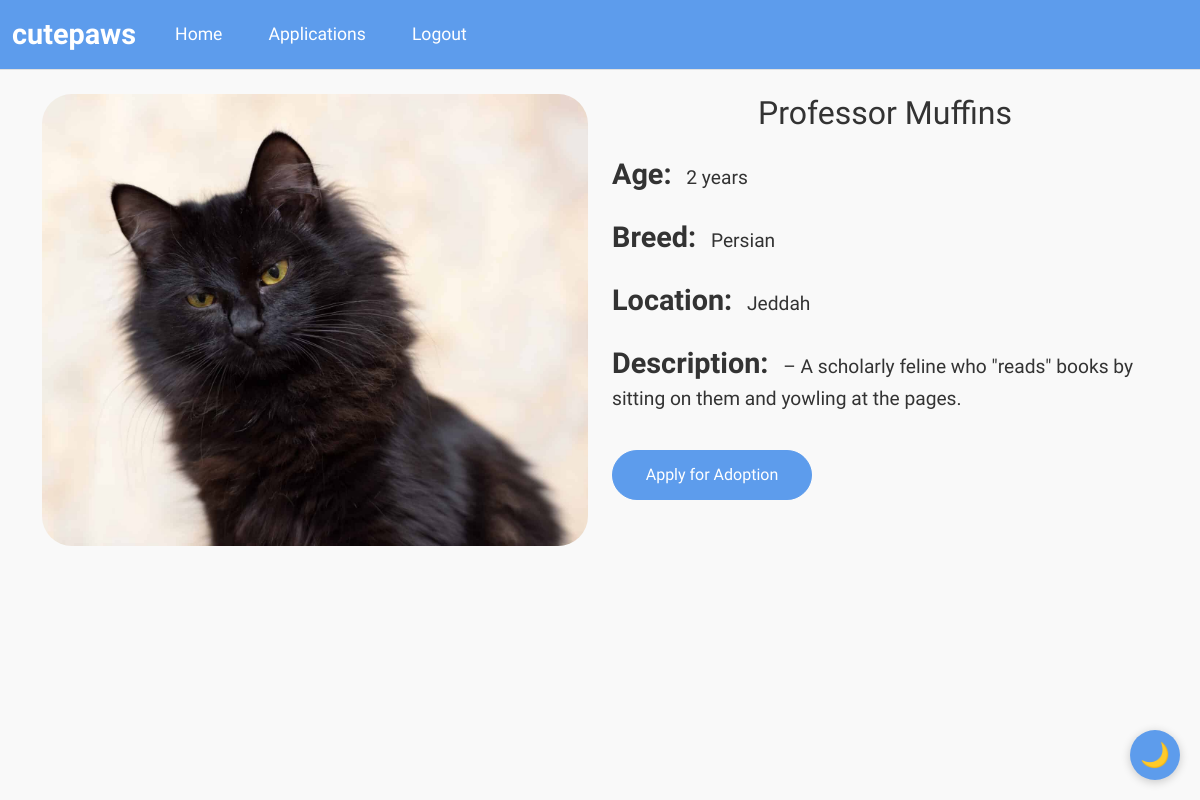
Before: /pet/24 (signed in) with the older database file.
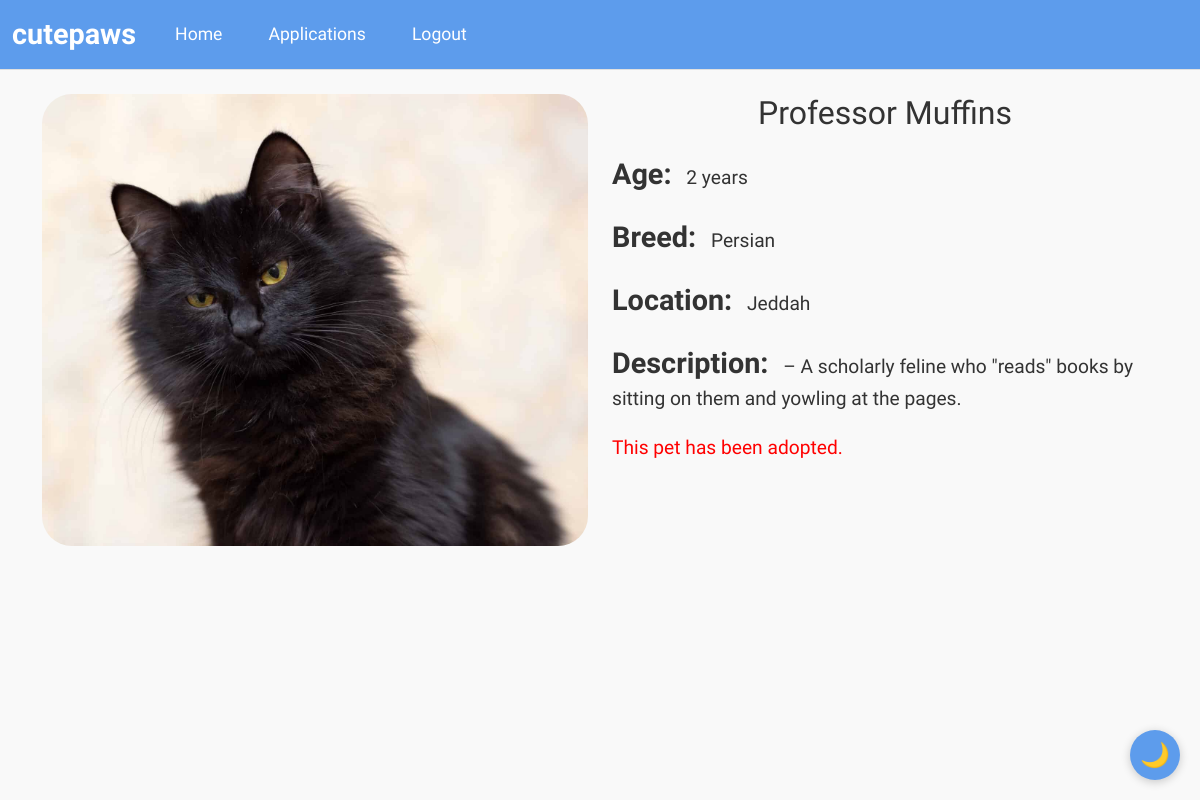
After: the same page with the newer database file.
### wepsite/models.py (models this page shows)
class Pet(db.Model):
    id             = db.Column(db.Integer, primary_key=True)
    name           = db.Column(db.String(100))
    age            = db.Column(db.Integer)
    breed          = db.Column(db.String(100))
    description    = db.Column(db.Text)
    city           = db.Column(db.String(100))  # Changed from location to city
    image_filename = db.Column(db.String(200))
    is_adopted     = db.Column(db.Boolean, default=False)
    is_deleted = db.Column(db.Boolean, default=False)
    adoption_date = db.Column(db.DateTime)
    posted_by      = db.Column(db.Integer, db.ForeignKey('user.id'))
    poster = db.relationship('User', foreign_keys=[posted_by])
    applications = db.relationship(
        'AdoptionApplication',
        backref="pet",
        lazy=True,
        cascade="all, delete-orphan"
    )

### wepsite/views.py (the view)
@views.route('/pet/<int:pet_id>')
@login_required
def pet_detail(pet_id):
    pet = Pet.query.get_or_404(pet_id)
    city_map = {
    "1": "Riyadh",
    "2": "Jeddah",
    "3": "Mecca",
    "4": "Medina",
    "5": "Dammam",
    "6": "Khobar",
    "7": "Dhahran",
    "8": "Tabuk",
    "9": "Abha",
    "10": "Khamis Mushait",
    "11": "Hail",
    "12": "Buraidah",
    "13": "Najran",
    "14": "Al Bahah",
    "15": "Sakakah",
    "16": "Arar",
    "17": "Jazan",
    "18": "Yanbu",
    "19": "Taif",
    "20": "Al Hofuf",
    "21": "Al Mubarraz",
    "22": "Al Qatif",
    "23": "Al Khafji",
    "24": "Al Jubail",
    "25": "Al Wajh",
    "26": "Rabigh",
    "27": "Bisha",
    "28": "Al Qurayyat",
    "29": "Sharurah",
    "30": "Turaif",
    "31": "Rafha",
    "32": "Al Ula",
    "33": "Samtah",
    "34": "Dawadmi",
    "35": "Mahd adh Dhahab",
    "36": "Wadi ad-Dawasir",
    "37": "Al Lith",
    "38": "Hotat Bani Tamim",
    "39": "Al Bukayriyah",
    "40": "Al Kharj"
}
    city_name = city_map.get(str(pet.city), 'Unknwon')
    return render_template('pet_detail.html', user=current_user, pet=pet, city_name=city_name)

### wepsite/templates/pet_detail.html (shortened to what this page needs)
{% extends "base.html" %}
{% block extra_css %}
<link rel="stylesheet" href="{{ url_for('static', filename='css/pet_detail.css') }}">
{% endblock %}
{% block content %}
<div class="container mt-4">
    <div class="row">
        <div class="col-md-6">
            <img src="{{ url_for('static', filename='uploads/' + pet.image_filename) }}" class="img-fluid" alt="{{ pet.name }}">
        </div>
        <div class="col-md-6">
            <h1>{{ pet.name }}</h1>
            <p><strong>Age:</strong> {{ pet.age }} years</p>
            <p><strong>Breed:</strong> {{ pet.breed }}</p>
            <p><strong>Location:</strong> {{ city_name }}</p>
            <p><strong>Description:</strong> {{ pet.description }}</p>
        {% if not current_user.is_admin and not pet.is_adopted %}
            <button class="btn btn-primary" data-bs-toggle="modal" data-bs-target="#adoptionModal">
                Apply for Adoption
            </button>
        {% endif %}
            {% if pet.is_adopted %}
                <p class="adoptedCat" style="color: red;">This pet has been adopted.</p>
        {% endif %}
        </div>
    </div>
</div>
  </div>
{% endblock %}

### wepsite/templates/base.html (shortened to what this page needs)
<!DOCTYPE html>
<html lang="en">
<head>
    <link href="https://cdn.jsdelivr.net/npm/bootstrap@5.3.2/dist/css/bootstrap.min.css" rel="stylesheet"
>
    <link rel="stylesheet" href="https://cdn.jsdelivr.net/npm/bootstrap-icons@1.10.0/font/bootstrap-icons.css">
    <link rel="stylesheet" href="https://cdnjs.cloudflare.com/ajax/libs/font-awesome/6.4.0/css/all.min.css"
 />
    {% block extra_css %}{% endblock %}
</head>
<body>
    <nav class="navbar navbar-expand-lg sticky-top">
        <div class="container-fluid">
            <a class="navbar-brand" href="#">cutepaws</a>
            <div class="collapse navbar-collapse" id="navbar">
                <div class="navbar-nav">
                {% if current_user.is_authenticated %}
                    <a class="nav-item nav-link" href="{{ url_for('views.home') }}">Home</a>
                    <a class="nav-item nav-link" href="{{ url_for('views.applications') }}">Applications</a>
                    <a class="nav-item nav-link" href="{{ url_for('auth.logout') }}">Logout</a>
                {% else %}
                    <a class="nav-item nav-link" href="{{ url_for('auth.login') }}">Login</a>
                    <a class="nav-item nav-link" href="{{ url_for('auth.sign_up') }}">Register</a>
                {% endif %}
                </div>
            </div>
        </div>
    </nav>
    <div class="container-fluid p-0">
        {% block content %}
        {% endblock %}
    <button class="theme-toggle" id="themeToggle">🌓</button>
</body>
</html>

### wepsite/static/css/pet_detail.css (style rules this page uses)
h1 { font-size: 2em; text-align: center; }
p { margin-top: 20px; font-size: 1.2em; }
strong { font-size: 1.5em; margin-right: 10px; }
.col-md-6 .img-fluid { width: 100%; height: auto; border-radius: 30px; margin-bottom: 20px; }

### wepsite/templates/base.html (style rules this page uses)
:root { --color-primary: #5d9cec; --color-primary-dark: #3a7bc8; --color-secondary: #f5a623; --color-secondary-dark: #e08c0c; --color-background: #f9f9f9; --color-surface: #ffffff; --color-text: #333333; --color-text-light: #666666; --color-success: #27ae60; --color-error: #e74c3c; --color-border: #e0e0e0; --color-primary-darkmode: #6bb9f0; --color-secondary-darkmode: #ffb347; --color-background-darkmode: #1a1a1a; --color-surface-darkmode: #2d2d2d; --color-text-darkmode: #f5f5f5; --color-text-light-darkmode: #cccccc; --color-border-darkmode: #444444; }
* { box-sizing: border-box; }
html { scroll-behavior: smooth; }
body { background-color: var(--color-background); font-family: 'Signika Negative', sans-serif; color: var(--color-text); margin: 0; padding: 0; min-height: 100vh; transition: background-color 0.3s, color 0.3s; }
.navbar { background-color: var(--color-primary) !important; border-bottom: 1px solid var(--color-border); transition: background-color 0.3s; }
.navbar-brand { font-size: 1.8rem; font-weight: bold; color: #fff !important; font-family: 'Signika Negative', sans-serif; }
.navbar-nav .nav-link { color: #fff !important; font-size: 1.1rem; margin-right: 15px; margin-left: 15px; transition: color 0.3s ease; font-weight: 500; }
.theme-toggle { position: fixed; bottom: 20px; right: 20px; background-color: var(--color-primary); color: white; border: none; border-radius: 50%; width: 50px; height: 50px; font-size: 24px; cursor: pointer; display: flex; align-items: center; justify-content: center; box-shadow: 0 2px 10px rgba(0, 0, 0, 0.2); z-index: 1000; transition: all 0.3s ease; }

Changed rows visible on the page:
changed Pet "Professor Muffins": is_adopted False → True (drawn)
Other visible differences:
text no longer shown: "Apply for Adoption"
text now shown: "This pet has been adopted."
